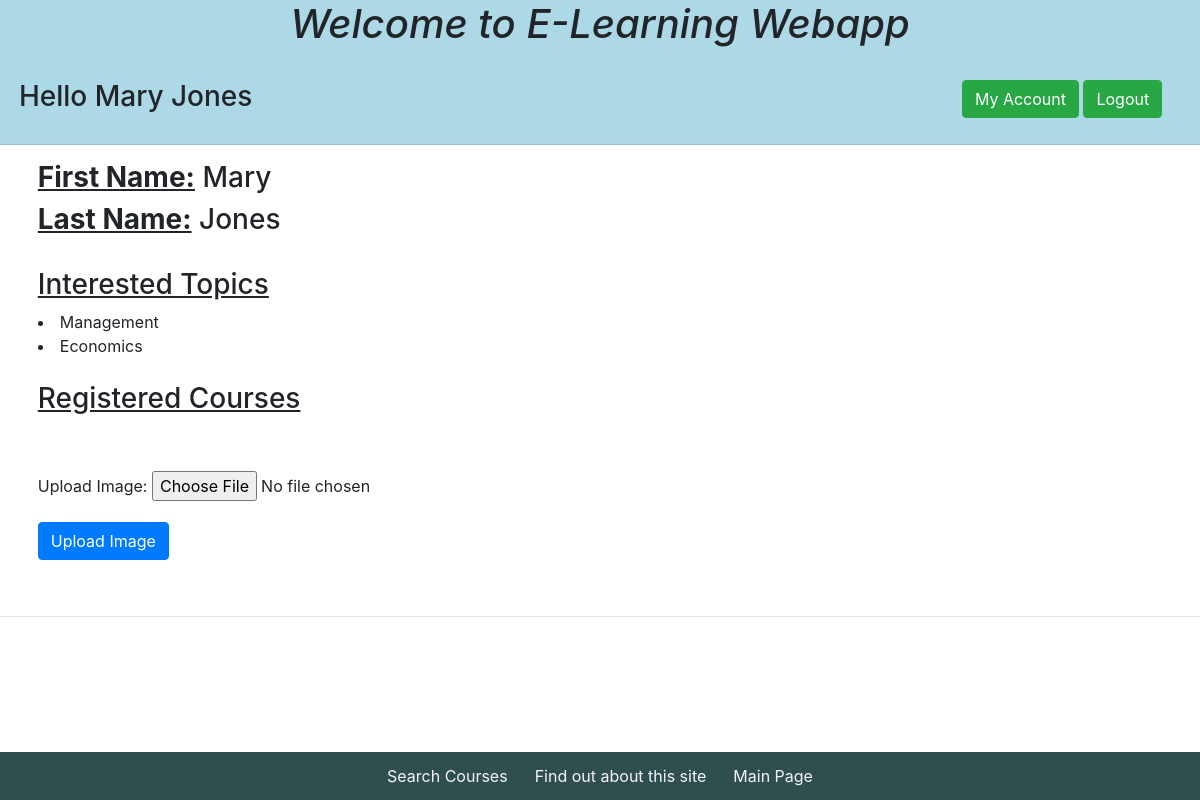
The app's page /myapp/myaccount/ (signed in) with its own data.
### myapp/models.py (models this page shows, shortened)
class Student(User):
    LVL_CHOICES = [
        ('HS', 'High School'),
        ('UG', 'Undergraduate'),
        ('PG', 'Postgraduate'),
        ('ND', 'No Degree'),
    ]
    level = models.CharField(choices=LVL_CHOICES, max_length=2, default='HS')
    address = models.CharField(max_length=200, blank=True)
    province = models.CharField(max_length=2, default='ON')
    registered_courses = models.ManyToManyField(Course, blank=True)
    interested_in = models.ManyToManyField(Topic)
    image = models.ImageField(upload_to='images/', blank=True, null=True)

class Topic(models.Model):
    name = models.CharField(max_length=200)
    length = models.CharField(default=12, blank=False, max_length=10)
    def __str__(self):
        return self.name

### myapp/views.py (the view)
# urls.py: path(r'myaccount/', views.myaccount, name='myaccount'),
@login_required(login_url='/myapp/login')
def myaccount(request):
    if 'last_login' in request.session:
        try:
            user = Student.objects.get(id=request.user.id)
        except Student.DoesNotExist:
            user = None
        if user:
            stud_course = user.registered_courses.all()
            interested = user.interested_in.all()
            if request.method == 'POST':
                form = UploadImageForm(request.POST, request.FILES)
                if form.is_valid():
                    user.image = form.cleaned_data.get('image')
                    user.save()
                    return render(request, 'myapp/myaccount.html',
                                  {'user': user, 'interested': interested, 'stud_course': stud_course, 'form': form})
            else:
                form = UploadImageForm()
                return render(request, 'myapp/myaccount.html',
                              {'user': user, 'interested': interested, 'stud_course': stud_course, 'form': form})
        else:
            msg = "You are not a registered student!"
            return render(request, 'myapp/myaccount.html', {'msg': msg})
    else:
        msg = "Please log in!"
        return render(request, 'myapp/myaccount.html', {'msg': msg})

### myapp/forms.py
class UploadImageForm(forms.ModelForm):
    class Meta:
        model = Student
        fields = ['image']
        labels = {
            'image': 'Upload Image'
        }

### myapp/templates/myapp/myaccount.html (shortened to what this page needs)
{% extends 'myapp/base0.html' %}
{% block body_block %}
    <div style="margin-left:1cm">
        {% if msg %}
            <p> {{ msg }}</p>
        {% else %}
            <p>
            <h3><b><u> First Name:</u></b> {{ user.first_name }}<br></h3>
            <h3><b><u>Last Name:</u></b> {{ user.last_name }}<br></h3><br>
            <b><u><h3> Interested Topics </h3></u></b>
            {% for topic in interested %}
                <li> {{ topic }} </li>
            {% endfor %}
            <br>
            <b><u><h3> Registered Courses </h3></u></b>
            <br><br>
            <form method="post" action="{% url 'myapp:myaccount' %}" enctype="multipart/form-data">
                {{ form.as_p }}
                <input type="submit" class="btn btn-primary" name="submit1" value="Upload Image"/>
            </form>
            </p>
        {% endif %}
    </div>
    <br>
{% endblock %}

### myapp/templates/myapp/base0.html (shortened to what this page needs)
<!DOCTYPE html>
{% load static %}
<html>
<head>
    <link rel="stylesheet" type="text/css" href="{% static 'myapp/style1.css' %}"/>
    <link rel="stylesheet" href="https://stackpath.bootstrapcdn.com/bootstrap/4.1.3/css/bootstrap.min.css"
>
</head>
<body>
<div class="navbar-header" style="background-color:lightblue">
    <h1>Welcome to E-Learning Webapp</h1>
    <br>
    <div style="float:left; position:absolute; margin-left:0.5cm">
        <h3>{% block myhdg %}Hello
            {% if request.user.is_authenticated %}{{ user.get_full_name }} {% endif %} {% endblock %} </h3>
    </div>
    <div style="float:right; margin-right:1cm;">
        {% if request.user.is_authenticated %}
            <a class="btn btn-success" href="{% url 'myapp:myaccount' %}">My Account</a>
            <a class="btn btn-success" href="{% url 'myapp:user_logout' %}">Logout</a>
        {% else %}
            <a class="btn btn-success" href="{% url 'myapp:user_login' %}">Login</a>
            <a class="btn btn-success" href="{% url 'myapp:user_reg' %}">Register</a>
            &nbsp;
        {% endif %}
    </div>
    <br><br>
    <hr/>
</div>
{% block body_block %}*** {% endblock %}
<hr/>
<div class="navbar navbar-inverse navbar-static-bottom" role="navigation"
     style="background-color:darkslategrey;position: fixed;bottom: 0;width: 100%;height: 3rem;vertical-align: center;">
    <div style="vertical-align:center;width: 100%;">
        <center>
            <a href="{% url 'myapp:findcourses' %}" style="color:whitesmoke">Search Courses</a>&nbsp;&nbsp;&nbsp;&nbsp;&nbsp;
            <a href="/myapp/about/" style="color:whitesmoke">Find out about this site</a>&nbsp;&nbsp;&nbsp;&nbsp;&nbsp;
            <a href="{% url 'myapp:index' %}" style="color:whitesmoke">Main Page</a>
        </center>
    </div>
</div>
</body>
</html>

### myapp/static/myapp/style1.css (style rules this page uses)
body { background-color: #add8e6; color:teal; }
h1 { font-size: 35pt; color: lightslategrey; font-style: italic; text-align: center; }

### records on screen
Student: get_full_name "Mary Jones"
Topic: name "Management"
Topic: name "Economics"

### other values on screen
{{ user.first_name }} "Mary"
{{ user.last_name }} "Jones"
